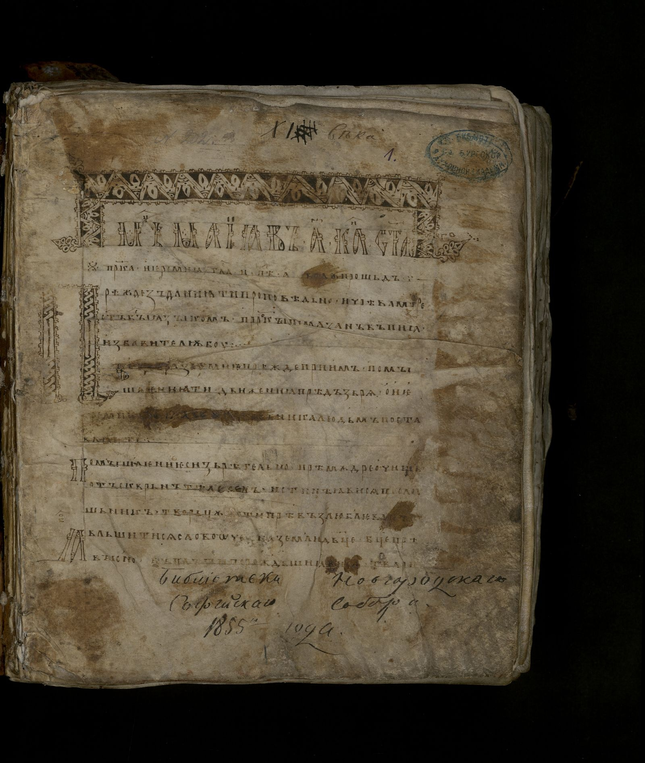
#> input picture 4 лаба/input/03.png, 645 x 763 px, shrunk from 1600 x 1893 before the run; its folder holds only this picture in this run
$ python variant3_sobel.py
#> lines starting #> are read from the running program, lines starting #| are printed output that depends on the picture; after the words box and inside, x2 and y2 are one past the last pixel; in counts of white or black regions, pixels touching at a corner belong together
from pathlib import Path

import numpy as np
from PIL import Image
from scipy.signal import convolve2d


INPUT_DIR = Path("input")
OUTPUT_DIR = Path("output")
THRESHOLD = 40  # Порог для бинаризации |G|.


KERNEL_X = np.array(
    [
        [-1, 0, 1],
        [-2, 0, 2],
        [-1, 0, 1],
    ],
    dtype=np.float32,
)

KERNEL_Y = np.array(
    [
        [1, 2, 1],
        [0, 0, 0],
        [-1, -2, -1],
    ],
    dtype=np.float32,
)


def normalize_to_uint8(matrix: np.ndarray) -> np.ndarray:
    matrix = matrix.astype(np.float32)
    min_val = float(matrix.min())
    max_val = float(matrix.max())
    if np.isclose(max_val, min_val):
        return np.zeros_like(matrix, dtype=np.uint8)
    normalized = (matrix - min_val) * (255.0 / (max_val - min_val))
    return np.clip(normalized, 0, 255).astype(np.uint8)


def load_rgb(path: Path) -> np.ndarray:
    with Image.open(path) as image:
#> image is the input picture: PIL image 645x763 RGB; mean R, G, B 77.3, 68.4, 52.8
        return np.array(image.convert("RGB"), dtype=np.uint8)


def to_grayscale(rgb: np.ndarray) -> np.ndarray:

    return (
        0.299 * rgb[:, :, 0].astype(np.float32)
        + 0.587 * rgb[:, :, 1].astype(np.float32)
        + 0.114 * rgb[:, :, 2].astype(np.float32)
    )
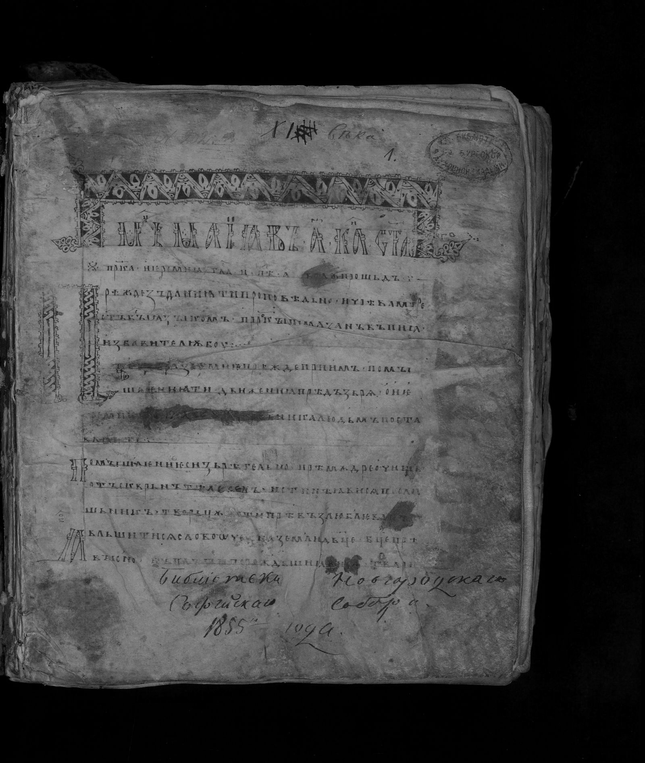
#> returned value: shape (763, 645) float32; min 0, max 164.2, mean 69.3


def save_gray(path: Path, data: np.ndarray) -> None:
    Image.fromarray(data.astype(np.uint8), mode="L").save(path)


def save_rgb(path: Path, data: np.ndarray) -> None:
    Image.fromarray(data.astype(np.uint8), mode="RGB").save(path)


def build_collage(parts: list[np.ndarray]) -> np.ndarray:

    h, w = parts[0].shape[:2]
    canvas = np.zeros((h * 2, w * 3, 3), dtype=np.uint8)
    positions = [(0, 0), (0, 1), (0, 2), (1, 0), (1, 1), (1, 2)]
    for img, (r, c) in zip(parts, positions, strict=True):
        y0, y1 = r * h, (r + 1) * h
        x0, x1 = c * w, (c + 1) * w
        if img.ndim == 2:
            img = np.repeat(img[:, :, None], 3, axis=2)
        canvas[y0:y1, x0:x1] = img
    return canvas


def process_image(image_path: Path) -> None:
    rgb = load_rgb(image_path)
    gray = to_grayscale(rgb)

    gx_raw = convolve2d(gray, KERNEL_X, mode="same", boundary="symm")
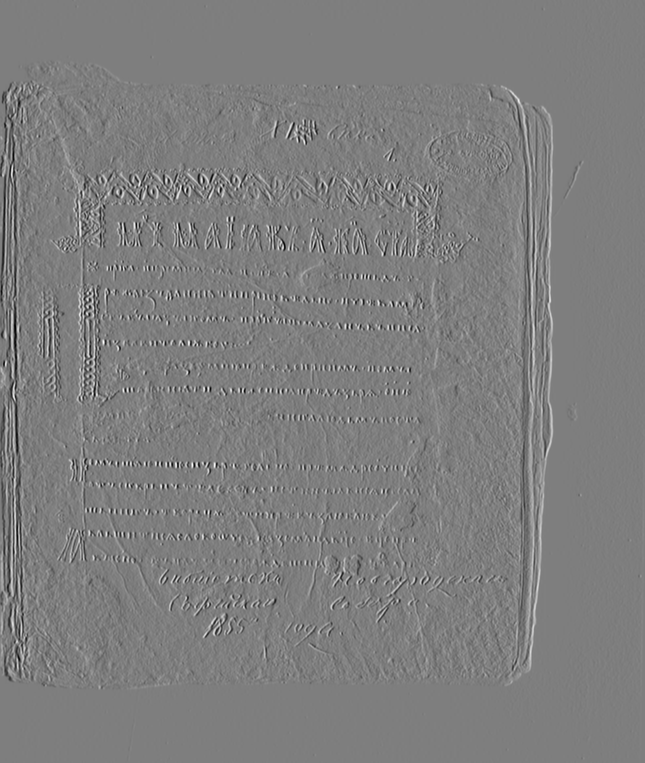
#> gx_raw: shape (763, 645) float32; min -441.7, max 449.9, mean 0.2; drawn with min black and max white
    gy_raw = convolve2d(gray, KERNEL_Y, mode="same", boundary="symm")
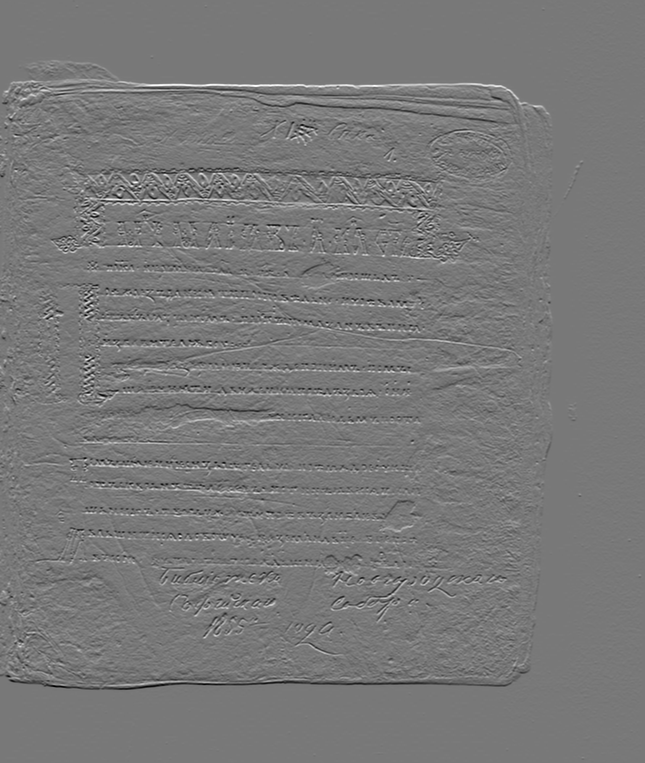
#> gy_raw: shape (763, 645) float32; min -412, max 456.9, mean 0; drawn with min black and max white
    g_raw = np.sqrt(gx_raw**2 + gy_raw**2)

    gray_u8 = np.clip(gray, 0, 255).astype(np.uint8)
    gx_u8 = normalize_to_uint8(np.abs(gx_raw))
#> in normalize_to_uint8, `matrix = matrix.astype(np.float32)`:
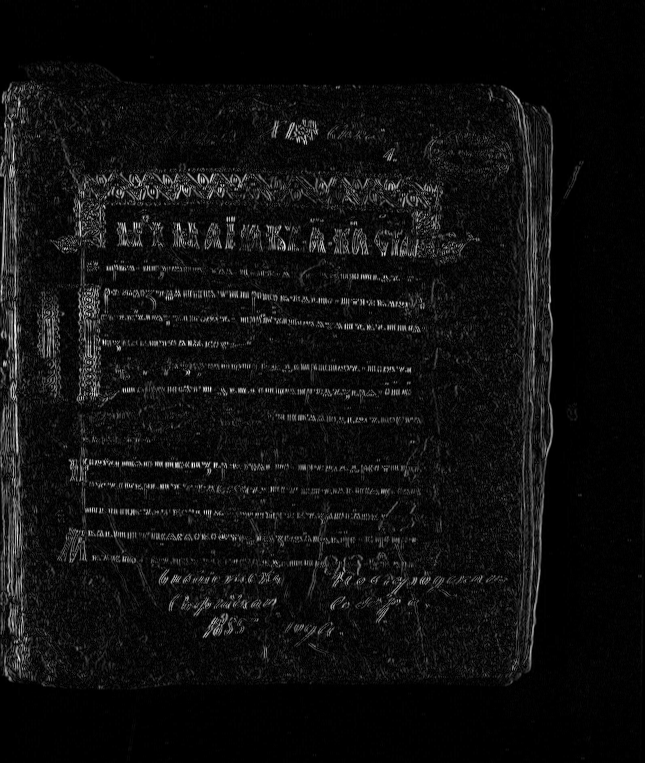
#> matrix: shape (763, 645) float32; min 0, max 449.9, mean 26.8; drawn with min black and max white
#> in normalize_to_uint8, `min_val = float(matrix.min())`: min_val = 0
#> in normalize_to_uint8, `max_val = float(matrix.max())`: max_val = 449.9
    gy_u8 = normalize_to_uint8(np.abs(gy_raw))
#> in normalize_to_uint8 (call 2), `matrix = matrix.astype(np.float32)`:
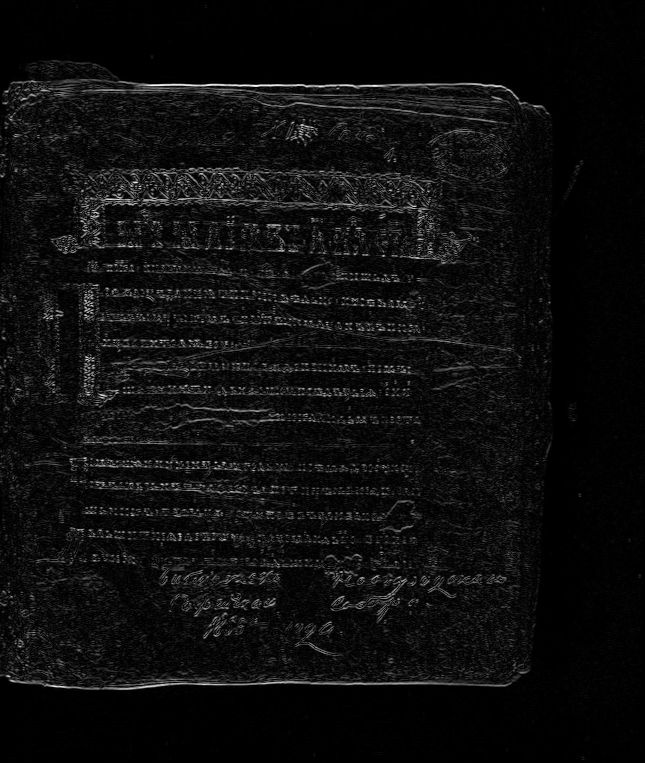
#> matrix: shape (763, 645) float32; min 0, max 456.9, mean 25.6; drawn with min black and max white
#> in normalize_to_uint8 (call 2), `max_val = float(matrix.max())`: max_val = 456.9
    g_u8 = normalize_to_uint8(g_raw)
    g_bin = np.where(g_u8 >= THRESHOLD, 255, 0).astype(np.uint8)
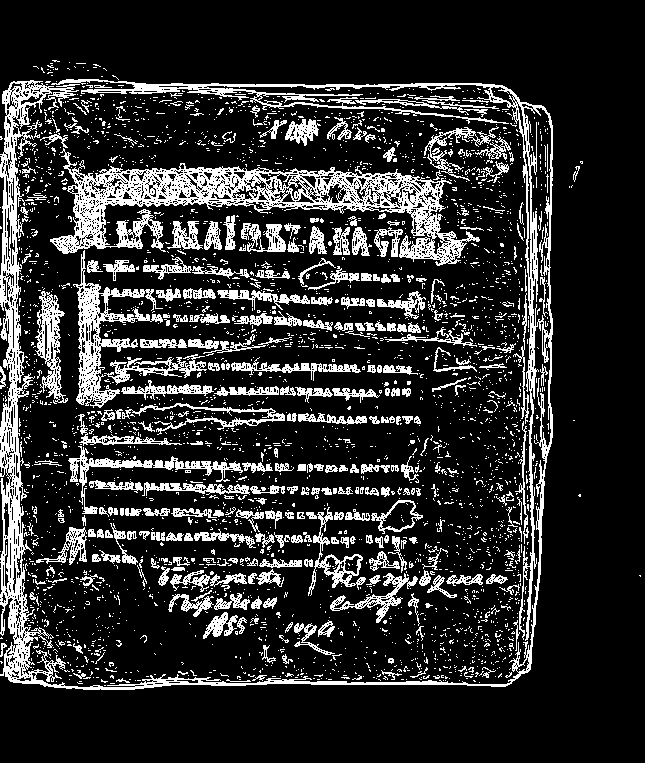
#> g_bin: shape (763, 645); 17.7% white in thin lines or dots, all inside (x1, y1, x2, y2) = (0, 60, 641, 690)

    stem_dir = OUTPUT_DIR / image_path.stem
    stem_dir.mkdir(parents=True, exist_ok=True)

    save_rgb(stem_dir / "1_original.png", rgb)
    save_gray(stem_dir / "2_gray.png", gray_u8)
    save_gray(stem_dir / "3_gx.png", gx_u8)
    save_gray(stem_dir / "4_gy.png", gy_u8)
    save_gray(stem_dir / "5_g.png", g_u8)
    save_gray(stem_dir / "6_binary.png", g_bin)

    collage = build_collage([rgb, gray_u8, gx_u8, gy_u8, g_u8, g_bin])
#> the loop in build_collage, `for img, (r, c) in zip(parts, positions, strict=True):` made 6 passes
#> (r, c, y0, y1, x0, x1) on passes 1 to 6: (0, 0, 0, 763, 0, 645), (0, 1, 0, 763, 645, 1290), (0, 2, 0, 763, 1290, 1935), (1, 0, 763, 1526, 0, 645), (1, 1, 763, 1526, 645, 1290), (1, 2, 763, 1526, 1290, 1935)
#> after the loop in build_collage, `for img, (r, c) in zip(parts, positions, strict=True):`:
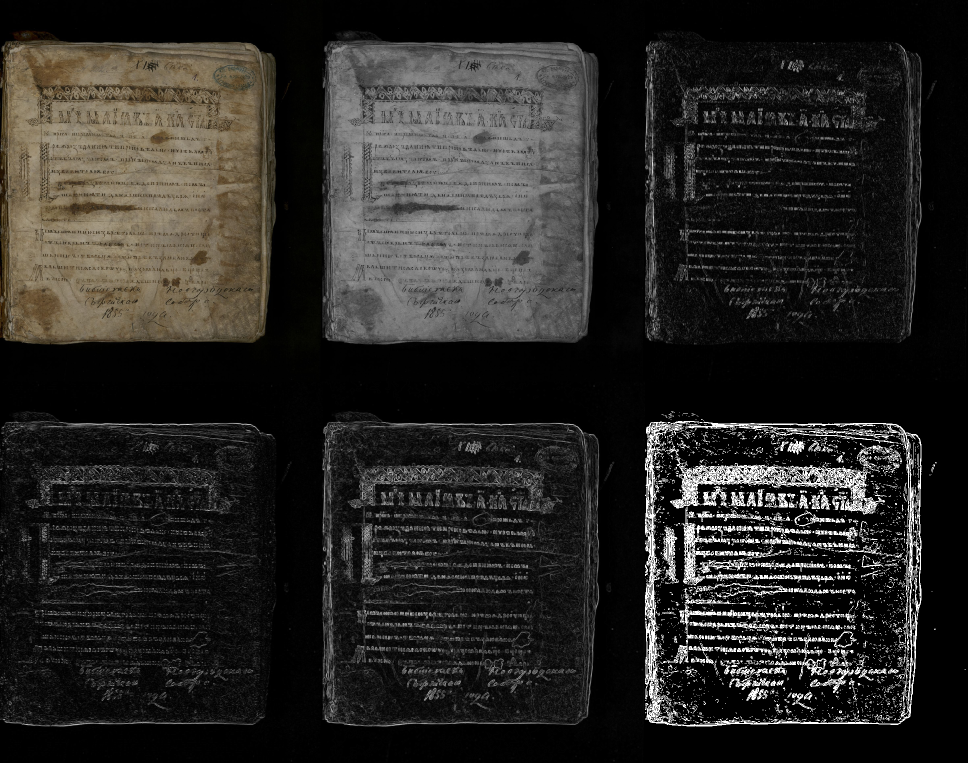
#> canvas: shape (1526, 1935, 3) (shown at 1/2 size); mean of channels 0, 1, 2 40.4, 38.9, 36.3; drawn as R, G, B
    save_rgb(stem_dir / "0_collage.png", collage)


def main() -> None:
    if not INPUT_DIR.exists():
        raise FileNotFoundError(f"Input directory not found: {INPUT_DIR.resolve()}")

    images = sorted(
        path
        for path in INPUT_DIR.iterdir()
        if path.suffix.lower() in {".png", ".jpg", ".jpeg", ".bmp", ".tif", ".tiff"}
    )
    if not images:
        raise FileNotFoundError(f"No image files found in: {INPUT_DIR.resolve()}")

    OUTPUT_DIR.mkdir(parents=True, exist_ok=True)
    for image_path in images:
        process_image(image_path)
        print(f"Processed: {image_path.name}")

    print(f"Done. Results saved to: {OUTPUT_DIR.resolve()}")
    print(f"Variant: 3 (Sobel 3x3, G = sqrt(Gx^2 + Gy^2), threshold = {THRESHOLD})")


if __name__ == "__main__":
    main()
